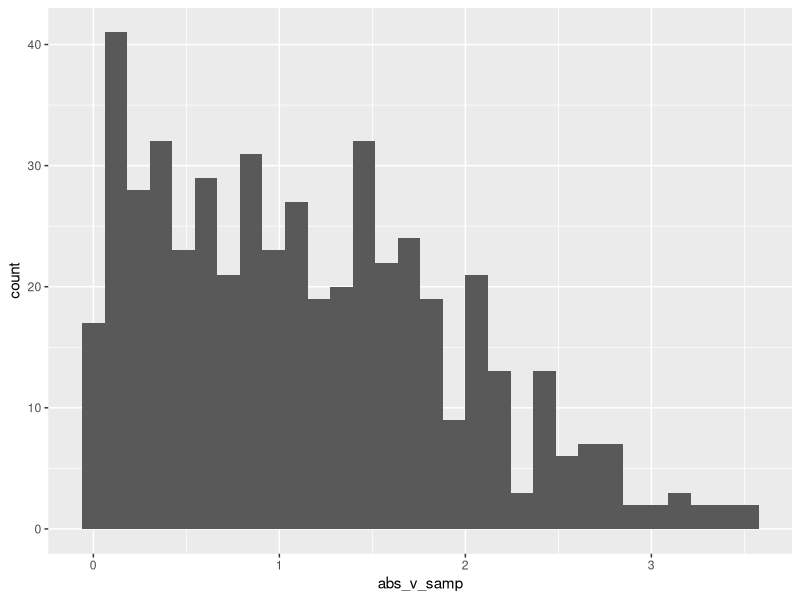

Source code (R):
## ---- chunk 1
library(tidyverse)
## ---- chunk 2
samp = rnorm(500)
length(samp)
## ---- chunk 3

library(tidyverse)

la_df = 
  tibble(
    norm_samp = rnorm(n = 500, mean = 1),
    samp_geq1 = norm_samp > 0,
    abs_v_samp = abs(norm_samp)
  )

ggplot(la_df, aes(x = abs_v_samp)) +
  geom_histogram()

